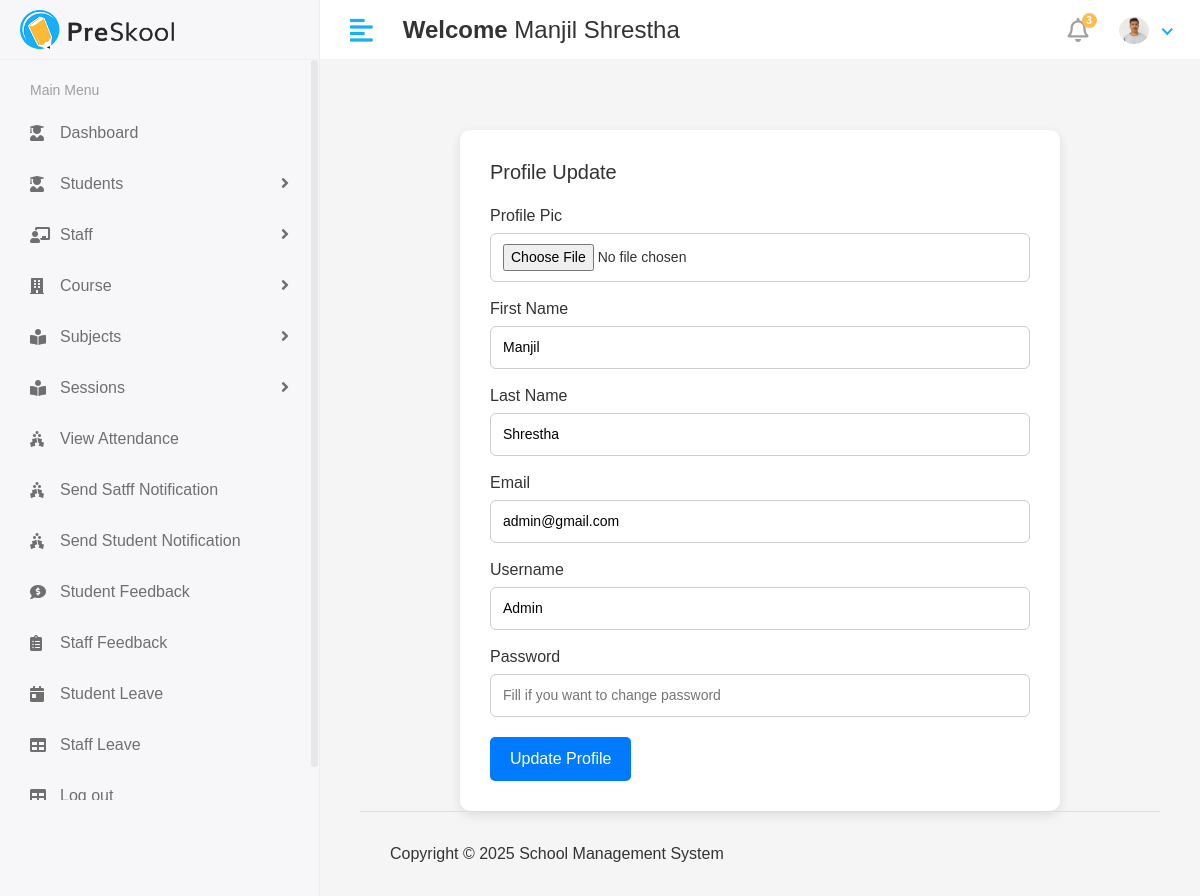
Screenshot of /profile/ (signed in) with the database file from the repository.
### app/models.py (models this page shows)
class CustomUser(AbstractUser):
   USER= (
      (1,'hod'),
      (2,'staff'),
      (3,'student'),
    )
   user_type=models.CharField(choices=USER,max_length=50,default=1)
   profile_pic = models.ImageField(upload_to='media/profile_pics')

### school_management_system/views.py (the view)
# urls.py: path('profile/',views.profile,name='profile'),
def profile(request):
    user=CustomUser.objects.get(id = request.user.id)
    context={
        "user":user,
    }
    return render(request, 'profile.html',context)

### templates/profile.html (shortened to what this page needs)
{% extends 'base.html' %}
{%  block content %}
<!DOCTYPE html>
<html lang="en">
<head>
</head>
<body>
  <div class="container">
    <h2>Profile Update</h2>
    <form method="POST" action="{% url 'profile_update' %}" enctype="multipart/form-data">
      <label for="profile_pic">Profile Pic</label>
      <input type="file" id="profile-pic" name="profile_pic">
      <label for="first-name">First Name</label>
      <input type="text" id="first_name" name="first_name" value ="{{ user.first_name }}">
      <label for="last-name">Last Name</label>
      <input type="text" id="last_name" name="last_name" value ="{{ user.last_name }}">
      <label for="email">Email</label>
      <input type="email" id="email" name="email" value ="{{ user.email }}" readonly>
      <label for="username">Username</label>
      <input type="text" id="username" name="username"  value ="{{ user.username }}" readonly>
      <label for="password">Password</label>
      <input type="text" id="password" name="password" placeholder="Fill if you want to change password">
    <button type="submit" style="margin-top: 20px; padding: 10px 20px; background-color: #007bff; color: white; border: none; border-radius: 5px; cursor: pointer;">
      Update Profile
    </button>
    </form>
  </div>
</body>
</html>
{% endblock %}

### templates/includes/header.html (shortened to what this page needs)
{% load static %}
<div class="header">
            <div class="header-left">
               <a href="" class="logo">
               <img src="{% static 'assets/img/logo.png'%}" alt="Logo">
               </a>
            </div>
            <a href="javascript:void(0);" id="toggle_btn">
            <i class="fas fa-align-left"></i>
            </a>
            <div class="top-nav-search mt-3" >
               <h4><strong>Welcome</strong>&nbsp;<span>{{user.first_name}} {{user.last_name}}</span></h4>
            </div>
            <ul class="nav user-menu">
               <li class="nav-item dropdown noti-dropdown">
                  <a href="#" class="dropdown-toggle nav-link" data-toggle="dropdown">
                  <i class="far fa-bell"></i> <span class="badge badge-pill">3</span>
                  </a>
               </li>
               <li class="nav-item dropdown has-arrow">
                  <a href="#" class="dropdown-toggle nav-link" data-toggle="dropdown">
                    <span class="user-img">
                     {% if user.profile_pic and user.profile_pic.url %}
                        <span class="user-img">
                           <img class="rounded-circle" src="{{ user.profile_pic.url }}" width="30" alt="Profile">
                        </span>
                     {% else %}
                        <span class="user-img">
                           <img class="rounded-circle" src="{% static 'assets/img/noimg.png' %}" width="30" alt="Profile">
                           <span class="status online"></span>
                        </span>
                     {% endif %}
                                 </span>
                  </a>
               </li>
            </ul>
         </div>

### static/assets/css/style.css (style rules this page uses)
html { height: 100%; }
body { background-color: #fff; color: #333; font-family: 'Poppins', sans-serif; font-size: 1rem; height: 100%; line-height: 1.5; overflow-x: hidden; }
h1, h2, h3, h4, h5, h6 { font-family: 'Poppins', sans-serif; margin-top: 0; }
a { color: #009ce7; }
input, button, a { transition: all 0.4s ease; -moz-transition: all 0.4s ease; -o-transition: all 0.4s ease; -ms-transition: all 0.4s ease; -webkit-transition: all 0.4s ease; }
input, input:focus, button, button:focus { outline: none; }
input[type="file"] { height: auto; min-height: calc(1.5em + .75rem + 2px); }
input[type=text], input[type=password] { -webkit-appearance: none; -moz-appearance: none; appearance: none; }
ul, ol { padding: 0px; list-style: none; }
.header { background-color: #fff; border-bottom: 1px solid #f3f3f4; left: 0; position: fixed; right: 0; top: 0; z-index: 1001; height: 60px; }
.header .header-left { float: left; height: 60px; padding: 0 20px; position: relative; width: 320px; z-index: 1; transition: all 0.2s ease-in-out; background-color: #f7f7fa; border-bottom: 1px solid #efefef; border-right: 1px solid #ececf5; display: flex; align-items: center; }
.header .header-left .logo { display: inline-block; line-height: 60px; }
.header .header-left .logo img { max-height: 40px; width: auto; }
.header .dropdown-toggle:after { display: none; }
.header .has-arrow .dropdown-toggle:after { border-top: 0; border-left: 0; border-bottom: 2px solid #18aefa; border-right: 2px solid #18aefa; content: ''; height: 8px; display: inline-block; pointer-events: none; -webkit-transform-origin: 66% 66%; -ms-transform-origin: 66% 66%; transform-origin: 66% 66%; -webkit-transform: rotate(45deg); -ms-transform: rotate(45deg); transform: rotate(45deg); -webkit-transition: all 0.15s ease-in-out; transition: all 0.15s ease-in-out; width: 8px; vertical-align: 0px; }
.user-menu { float: right; margin: 0; position: relative; z-index: 99; padding-right: 15px; }
.user-menu.nav > li > a { color: #a0a0a0; font-size: 14px; line-height: 58px; padding: 0 15px; height: 60px; }
.user-img { margin-right: 3px; position: relative; }
.top-nav-search { float: left; margin-left: 15px; }
.user-menu.nav > li > a .badge { background-color: #FFBC53; display: block; font-size: 10px; font-weight: bold; height: 15px; width: 15px; position: absolute; right: 7px; top: 13px; color: #fff; padding: 3px; }
.user-menu.nav > li > a > i { font-size: 1.5rem; line-height: 60px; }
@media (min-width: 992px) { #toggle_btn { align-items: center; color: #18aefa; display: inline-flex; float: left; font-size: 26px; height: 60px; justify-content: center; margin-left: 15px; padding: 0 15px; } }

### templates/profile.html (style rules this page uses)
body { font-family: Arial, sans-serif; background: #f5f5f5; margin: 0; padding: 40px; }
.container { max-width: 600px; background: #fff; padding: 30px; border-radius: 10px; margin: auto; box-shadow: 0 4px 12px rgba(0, 0, 0, 0.1); }
h2 { margin-bottom: 20px; font-size: 20px; color: #333; }
label { display: block; margin: 15px 0 5px; font-weight: 500; }
input[type="text"], input[type="email"], input[type="file"] { width: 100%; padding: 10px 12px; border-radius: 6px; border: 1px solid #ccc; font-size: 14px; }

### rows the page displays
CustomUser: first_name "Manjil", last_name "Shrestha", profile_pic (picture), email "admin@gmail.com", username "Admin"
